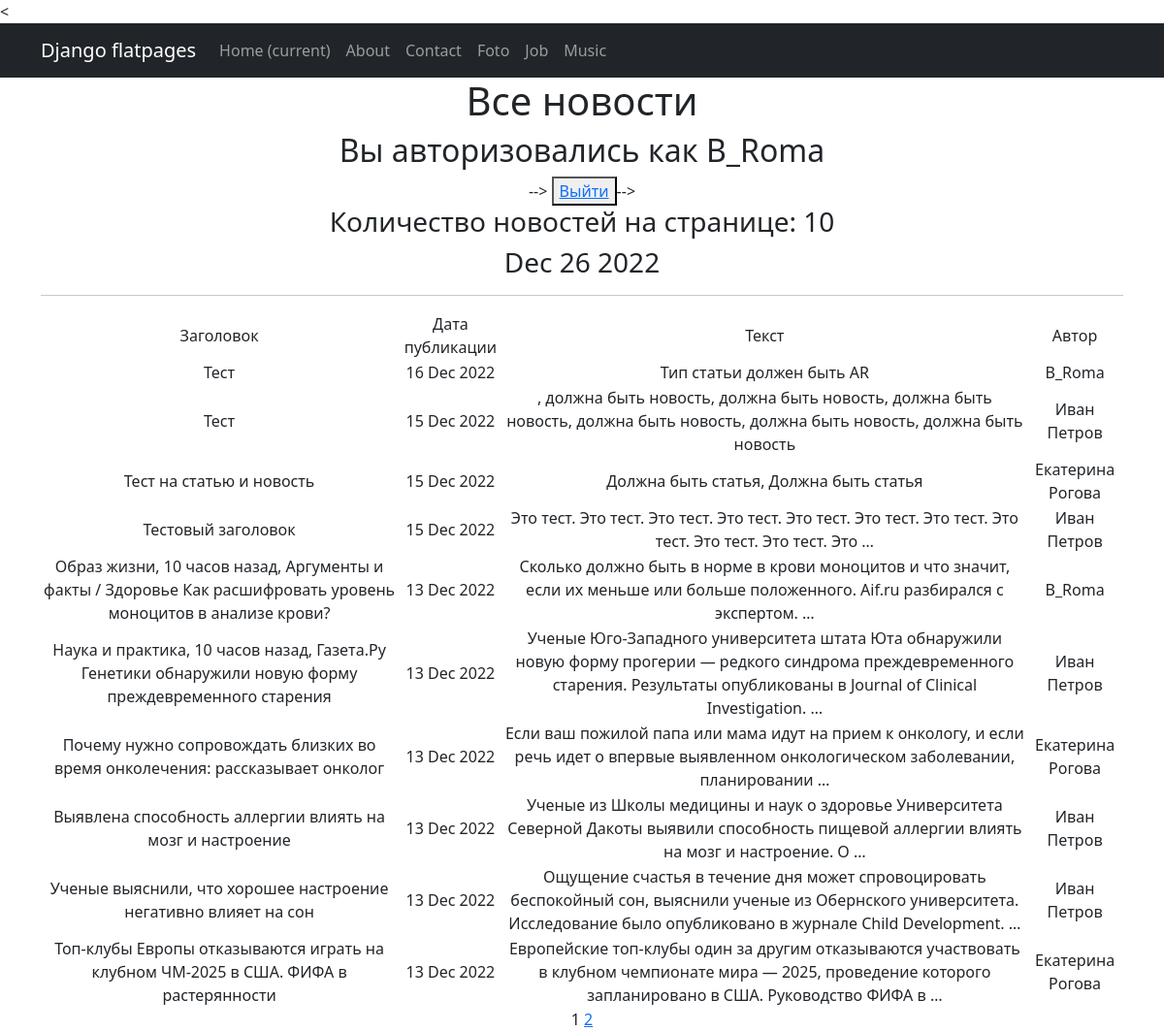
The app's page /news/ (signed in) with its own data.
### news/models.py (models this page shows, shortened)
class Post(models.Model):
    author = models.ForeignKey(Author, on_delete=models.CASCADE)
    type_of_post = models.CharField(max_length=2, choices=type_post)
    time_in = models.DateTimeField(auto_now_add=True)
    title = models.CharField(max_length=255)
    text = models.TextField()
    rating_post = models.IntegerField(default=0)
    post_category = models.ManyToManyField(Category, through='PostCategory')
    @property
    def rating(self):
        return self.rating_post

class Author(models.Model):
    user = models.OneToOneField(User, on_delete=models.CASCADE)
    rating_author = models.IntegerField(default=0)

### news/views.py (the view)
# urls.py: path('', PostsList.as_view(), name = 'all_post'),
class PostsList(ListView):
    model = Post
    ordering = '-time_in'
    template_name = 'posts.html'
    context_object_name = 'posts'
    paginate_by = 10
    def get_context_data(self, **kwargs):
        context = super().get_context_data(**kwargs)
        context['time_now'] = datetime.utcnow()
        context['is_not_author'] = not self.request.user.groups.filter(name = 'authors').exists()
        return context

### news/templatetags/censor.py (called while the page is built)
@register.filter()
def censor(value: str) -> str:
    CURRENCY_WORDS = {'редиска':True,
                      'суд': True}
    try:
        if not isinstance(value, str):
            raise Exception('Error')
        a = value
        for word in list(CURRENCY_WORDS.keys()):
            if word in a:
                a = a.replace(word, f'{word[:1]}*****')
            if word.capitalize() in a:
                a = a.replace(word.capitalize(), f'{word[:1].capitalize()}*****')
        return a
    except Exception as e:
        print(e)

### news/templatetags/custom_tags.py (called while the page is built)
@register.simple_tag()
def current_time(format_string='%b %d %Y'):
   return datetime.utcnow().strftime(format_string)

### templates/posts.html (shortened to what this page needs)
{% extends 'flatpages/default.html' %}
{% load custom_tags %}
{% load censor %}
{% block content %}
   <h1>Все новости</h1>
   {% if request.user.username %}
   <h2>Вы авторизовались как {{request.user.username}}</h2>-->
   <button> <a href="/accounts/logout/">Выйти</a> </button>-->
   {% else %}
   <h2>Вы не авторизовались, нажмите для входа в аккаунт</h2>-->
   <button> <a href="/accounts/login/">Войти</a> </button>-->
   {% endif %}
   <h3>Количество новостей на странице: {{ posts|length }}</h3>
   <h3>{% current_time '%b %d %Y' %}</h3>
   <hr>
   {% if posts %}
       <table>
           <tr>
               <td>Заголовок</td>
               <td>Дата публикации</td>
               <td>Текст</td>
               <td>Автор</td>
           </tr>
           {% for post in posts %}
           <tr>
               <td>{{ post.title }}</td>
               <td>{{ post.time_in|date:'d M Y' }}</td>
               <td>{{ post.text|truncatewords:21|censor }}</td>
               <td>{{ post.author.user }}</td>
           </tr>
           {% endfor %}
       </table>
   {% else %}
       <h2>Новостей нет!</h2>
   {% endif %}
   {{ page_obj.number }}
   {% if page_obj.has_next %}
       <a href="?page={{ page_obj.next_page_number }}">{{ page_obj.next_page_number }}</a>
   {% endif %}
{% endblock content %}

### records on screen
Post: title "Тест", time_in "16 Dec 2022", text|censor "Тип статьи должен быть AR", author.user "B_Roma"
Post: title "Тест", time_in "15 Dec 2022", text|censor ", должна быть новость, должна быть новость, должна быть новость, должна быть новость, должна быть новость, должна быть новость", author.user "Иван Петров"
Post: title "Тест на статью и новость", time_in "15 Dec 2022", text|censor "Должна быть статья, Должна быть статья", author.user "Екатерина Рогова"
Post: title "Тестовый заголовок", time_in "15 Dec 2022", text|censor "Это тест. Это тест. Это тест. Это тест. Это тест. Это тест. Это тест. Это тест. Это тест. Это тест. Это …", author.user "Иван Петров"
Post: title "Образ жизни, 10 часов назад, Аргументы и факты / Здоровье Как расшифровать уровень моноцитов в анализе крови?", time_in "13 Dec 2022", text|censor "Сколько должно быть в норме в крови моноцитов и что значит, если их меньше или больше положенного. Aif.ru разбирался с экспертом. …", author.user "B_Roma"
Post: title "Наука и практика, 10 часов назад, Газета.Ру Генетики обнаружили новую форму преждевременного старения", time_in "13 Dec 2022", text|censor "Ученые Юго-Западного университета штата Юта обнаружили новую форму прогерии — редкого синдрома преждевременного старения. Результаты опубликованы в Journal of Clinical Investigation. …", author.user "Иван Петров"
Post: title "Почему нужно сопровождать близких во время онколечения: рассказывает онколог", time_in "13 Dec 2022", text|censor "Если ваш пожилой папа или мама идут на прием к онкологу, и если речь идет о впервые выявленном онкологическом заболевании, планировании …", author.user "Екатерина Рогова"
Post: title "Выявлена способность аллергии влиять на мозг и настроение", time_in "13 Dec 2022", text|censor "Ученые из Школы медицины и наук о здоровье Университета Северной Дакоты выявили способность пищевой аллергии влиять на мозг и настроение. О …", author.user "Иван Петров"
Post: title "Ученые выяснили, что хорошее настроение негативно влияет на сон", time_in "13 Dec 2022", text|censor "Ощущение счастья в течение дня может спровоцировать беспокойный сон, выяснили ученые из Обернского университета. Исследование было опубликовано в журнале Child Development. …", author.user "Иван Петров"
Post: title "Топ-клубы Европы отказываются играть на клубном ЧМ-2025 в США. ФИФА в растерянности", time_in "13 Dec 2022", text|censor "Европейские топ-клубы один за другим отказываются участвовать в клубном чемпионате мира — 2025, проведение которого запланировано в США. Руководство ФИФА в …", author.user "Екатерина Рогова"

### other values on screen
{{ request.user.username }} "B_Roma"
{{ posts|length }} "10"
{{ page_obj.number }} "1"
{{ page_obj.next_page_number }} "2"
